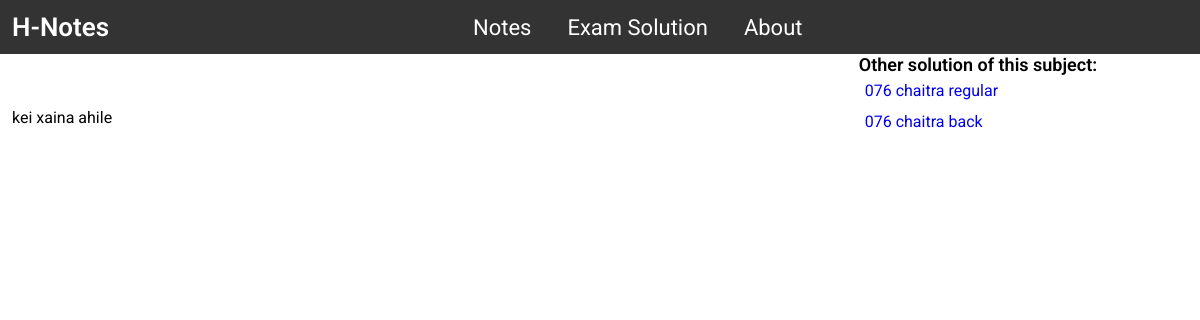
Screenshot of /examsolution/c-language/076-chaitra-back with the database file from the repository.
### notes/models.py (models this page shows, shortened)
class Examsolution(models.Model):
    solution_name= models.CharField(max_length=255)
    subject_name = models.ForeignKey(Note, on_delete=models.CASCADE)
    body = models.TextField()
    slug = models.SlugField(blank=True, max_length=100)

### notes/views.py (the view)
# urls.py: path('examsolution/<slug:slug>/<slug:slug1>', views.examsolution_detail, name='examsolution-detail'),
def examsolution_detail(request,slug,slug1):
    all_soln = Examsolution.objects.filter(subject_name__slug=slug)
    soln = Examsolution.objects.filter(subject_name__slug=slug).get(slug=slug1)
    return render(request, 'notes/examsolutiondetail.html',{'all_soln':all_soln, 'soln':soln})

### notes/models.py (called while the page is built)
    def __str__(self):
        return self.slug

### notes/templates/notes/examsolutiondetail.html (shortened to what this page needs)
{% extends 'notes/navbar.html' %}
{% load static %}
{% block style %}
<link rel="stylesheet" href="{% static 'css/examsolutiondetail.css' %}">
{% endblock %}
{% block content %}
    <div class="main-container">
        <div class="left">
            <div id="notes-here">
                <p class="notes-body">{{soln.body}}</p>
            </div>
        </div>
        <div class="right">
            <h3>Other solution of this subject:</h3>
            <div class="right-content">
                <ul class="right-content-list">
                    {% for obj in all_soln %}
                    <li><a href="{% url 'examsolution-detail' obj.subject_name obj.slug %}">{{obj.solution_name}}</a></li>
                    {% endfor %}
                </ul>
            </div>
        </div>
    </div>
{% endblock %}

### static/css/navbar.css (style rules this page uses)
* { margin:0px; padding: 0px;; }
p { font-family: 'Roboto', sans-serif; }
h3 { font-family: 'Roboto', sans-serif; font-weight: 600; font-size: 18px; }
a { font-family: 'Roboto', sans-serif; }

### static/css/examsolutiondetail.css (style rules this page uses)
* { padding: 0px; margin: 0px; }
li { list-style: none; padding: 6px; }
a { text-decoration: none; }
.main-container { display:flex; width:98%; margin: 0 auto; justify-content: space-between; }
.left { width:68%; }
.right { position: sticky; top: 0; align-self: flex-start; width:28%; }
#notes-here { white-space: pre-wrap; }

### rows the page displays
Examsolution: body "kei xaina ahile", solution_name "076 chaitra back"
Examsolution: solution_name "076 chaitra regular"
